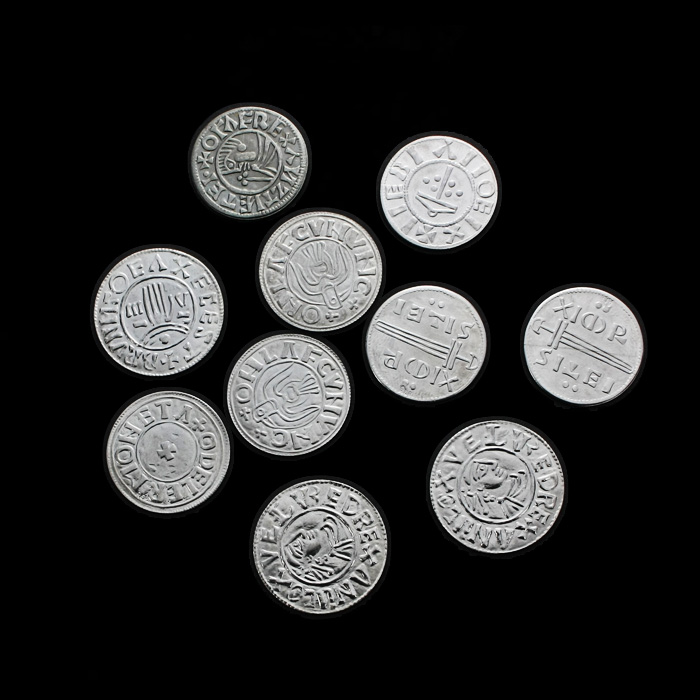
#> input picture Year 02 - 02/Computer Vision/Mid/Work/A02_09_2024_Assignment08_ImageSegment-Contour/coins.jpg, 700 x 700 px
$ jupyter execute 'Lecture 08.ipynb'
#> lines starting #> are read from the running program, lines starting #| are printed output that depends on the picture; after the words box and inside, x2 and y2 are one past the last pixel; in counts of white or black regions, pixels touching at a corner belong together
#### ***Lecture 08***  | Image Segmentation (Distance Transform)

[cell 1]
import cv2
from matplotlib import pyplot as plt
import numpy as np

[cell 2]
# Load Image
img = cv2.imread('coins.jpg')
#> img is the input picture: shape (700, 700, 3); mean B, G, R 41.9, 42.1, 41.9
img = cv2.cvtColor(img, cv2.COLOR_BGR2GRAY)
#> img: shape (700, 700)

plt.imshow(img, cmap='gray')

[cell 3]
# Pre process

# Thresholding
_, img_thr = cv2.threshold(img, 80, 255, cv2.THRESH_BINARY)
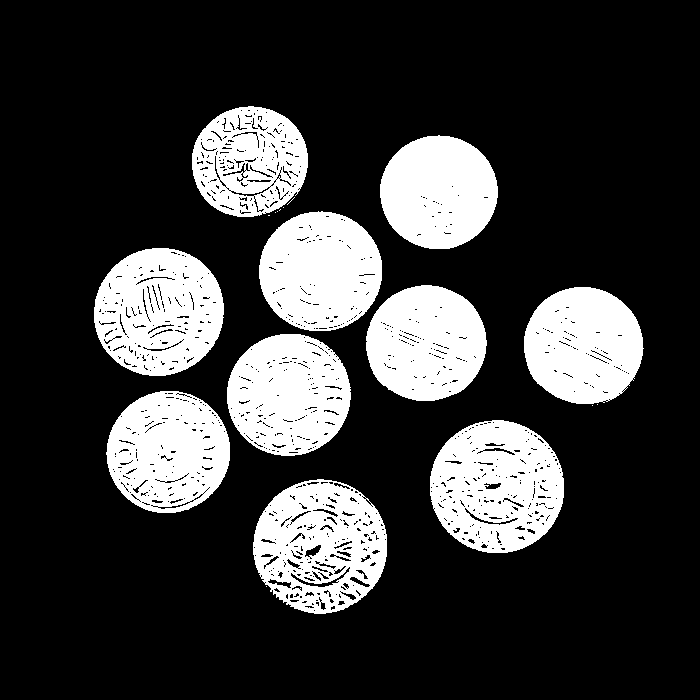
#> img_thr: shape (700, 700); 23% white; 20 white regions (10 under 20 px), largest, box (x1, y1, x2, y2) and area: (430, 420, 564, 553) 13009, (94, 248, 224, 376) 12242, (253, 479, 387, 614) 12078

# Closing
img_closed = cv2.morphologyEx(img_thr, cv2.MORPH_CLOSE,
                              np.ones((3,3), np.uint8),
                              iterations= 3)
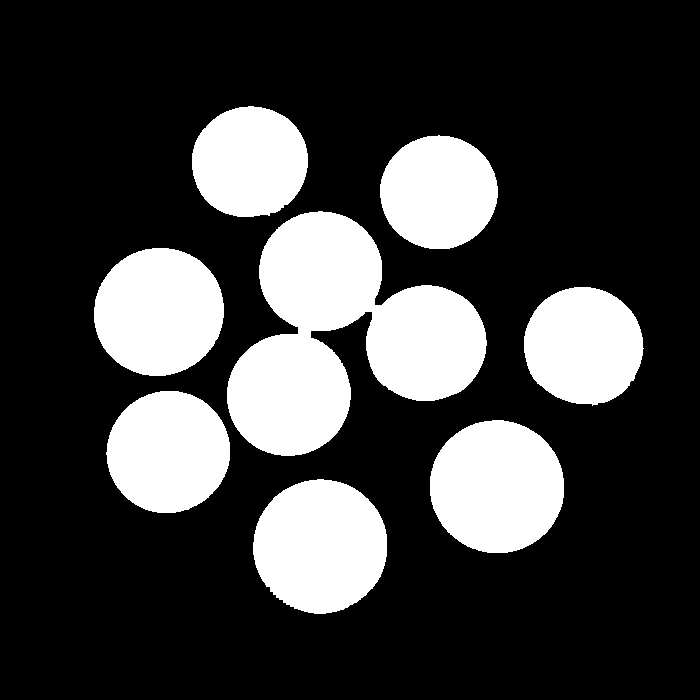
#> img_closed: shape (700, 700); 24.4% white; 8 white regions

[cell 4]
### --- Eucledean ---

# Apply distance transform
# | Image matrix
# | distance calculation method
# | marksize: 3 or 5
dist = cv2.distanceTransform(img_closed, cv2.DIST_L2, 3)
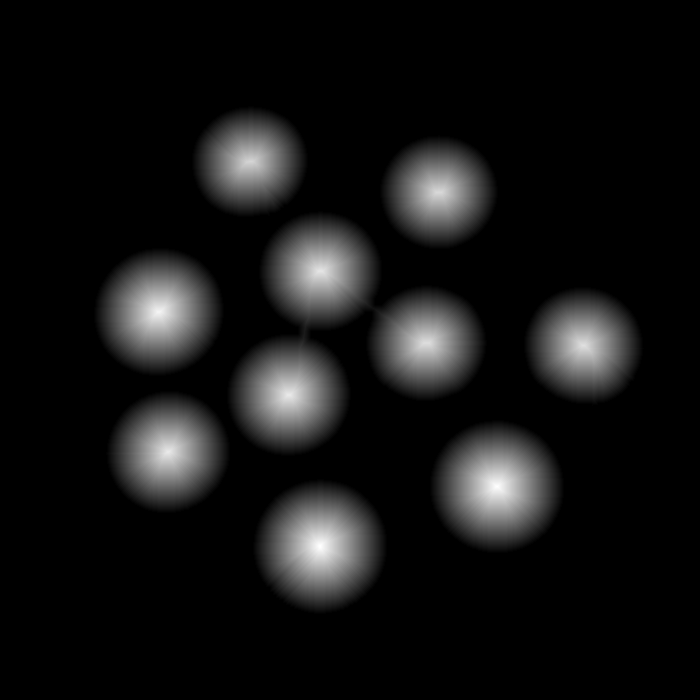
#> dist: shape (700, 700) float32; min 0, max 63.99, mean 5; drawn with min black and max white
cv2.normalize(dist, dist, 0, 1.0, cv2.NORM_MINMAX)

# Display
plt.imshow(dist, cmap='gray')

[cell 5]
### --- City Block ---

dist = cv2.distanceTransform(img_closed, cv2.DIST_L1, 3)
cv2.normalize(dist, dist, 0, 1.0, cv2.NORM_MINMAX)

# Display
plt.imshow(dist, cmap='gray')

[cell 6]
### --- Chess Board ---

dist = cv2.distanceTransform(img_closed, cv2.DIST_C, 3)
cv2.normalize(dist, dist, 0, 1.0, cv2.NORM_MINMAX)

# Display
plt.imshow(dist, cmap='gray')

#### ***Lecture 08***  | Image Segmentation (Image Contour)

[cell 7]
# Load image
img = cv2.imread('gray.bmp')
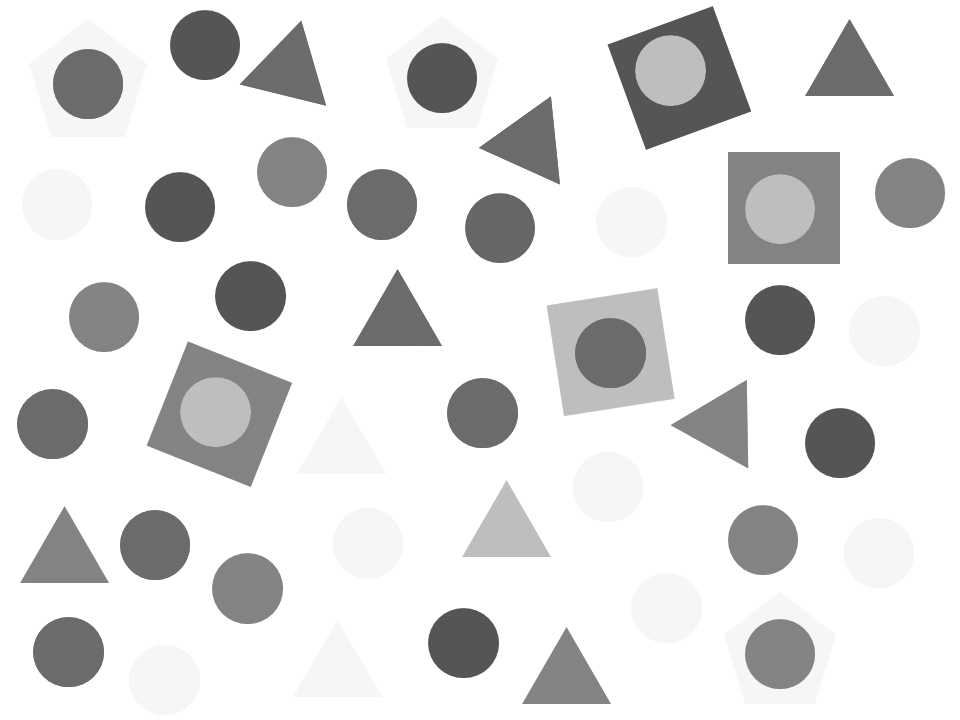
#> input picture Year 02 - 02/Computer Vision/Mid/Work/A02_09_2024_Assignment08_ImageSegment-Contour/gray.bmp, 960 x 720 px
#> img is the input picture: shape (720, 960, 3); min 84, max 255, mean 224.6
img = cv2.cvtColor(img, cv2.COLOR_BGR2GRAY)
#> img: shape (720, 960)
img = cv2.bitwise_not(img)
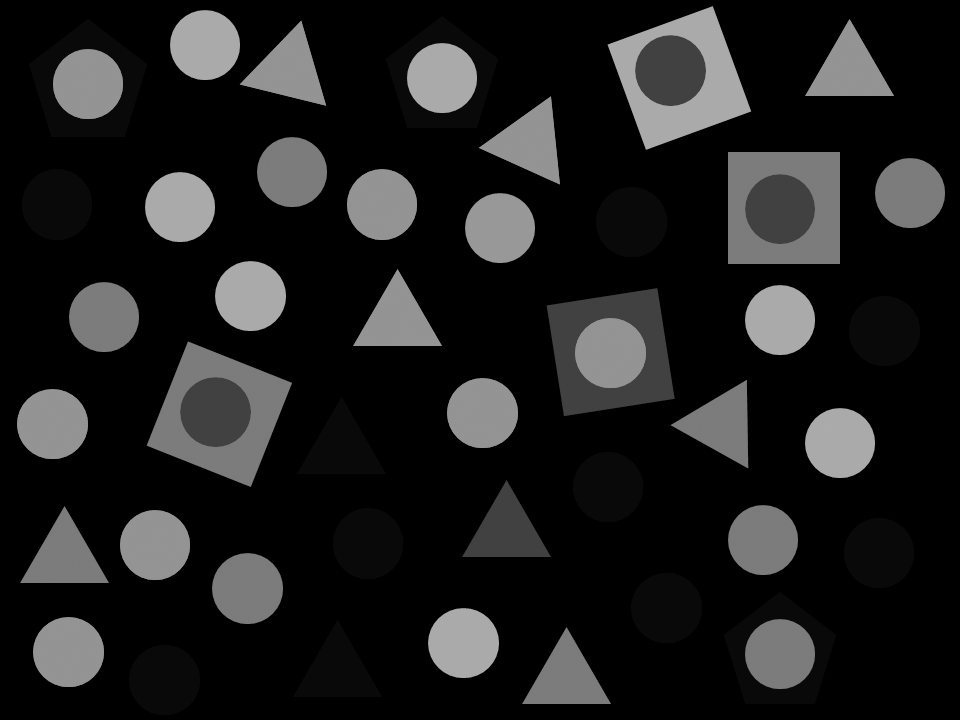
#> img: shape (720, 960); min 0, max 171, mean 30.4

plt.imshow(img, cmap= 'gray')

[cell 8]
### --- Find Contour ---

# findContours(img, hierarchy, method)
# | img: image matrix
# | hierachy: how the bounding is structured (LIST, EXTERNAL, CCOMP, TREE)
# >> LIST: list all
# >> EXTERNAL: get only outer layer
# >> CCOMP: arrange as 2 layer structure
# >> TREE: arrange as tree structure
# | method: calculation (CHAIN_APPROX_NONE, CHAIN_APPROX_SIMPLE)
contours, hierarchy = cv2.findContours(img, cv2.RETR_LIST, cv2.CHAIN_APPROX_SIMPLE)
#> contours = 42 contours; largest, box (x1, y1, x2, y2) and area: (607, 6, 752, 150) 12566, (146, 341, 292, 487) 12564, (546, 288, 675, 416) 12524, (728, 152, 840, 264) 12321, (29, 19, 147, 137) 9591
# OUTPUT
# | contours: list of point on the contour
# | hierarchy: list of structure - [Next, Previous, First_Child, Parent]
#   > Next & Previous: on the same level, if have none return -1
#   > First_Child: if have none return -1
#   > Parent: if have none return -1

# a list of contours will be returned from the function
print(contours)
#> (printed output is left out)

[cell 9]
### --- Draw Contour ---
# Cloned image for drawing
img_contour = cv2.cvtColor(img, cv2.COLOR_GRAY2BGR)

# Draw the received contour - drawContour()
# | image matrix you want to draw on
# | contour array
# | contour index: -1 for all
# | olor
# | thickness
cv2.drawContours(img_contour, contours, -1, (0, 255, 0), 3)

plt.imshow(img_contour)

[cell 10]
### --- Contour parameter ---
cv2.drawContours(img_contour, contours, 20, (0, 0, 255), 10)

# Contour area
Area = cv2.contourArea(contours[20])
#> Area = 12564.5

# Contour size
# | a contour
# | whether the contour is a close loop
ArcLength = cv2.arcLength(contours[20], True)
#> ArcLength = 484.5

img_contour = cv2.putText(img_contour, str(ArcLength), (300, 0), cv2.FONT_HERSHEY_SIMPLEX, 4, (0, 0, 255), 2)
#> img_contour: shape (720, 960, 3); mean B, G, R 26.6, 44.4, 28.5

# Display
print('Area:', Area)
print('ArcLength:', ArcLength)
plt.imshow(img_contour)

[cell 11]
### --- Bounding rectangle ---
img_contour = cv2.cvtColor(img, cv2.COLOR_GRAY2BGR)

# Get straight rectangle - boundingRect(contour)
# | return x, y, width, height
x, y, w, h = cv2.boundingRect(contours[20])
#> x = 146; y = 341; w = 146; h = 146

# Draw rectangle
# | image matrix
# | starting position
# | ending position
# | color
# | thickness
cv2.rectangle(img_contour, (x, y), (x+w, y+h), (0, 255, 0), 5)


# Get smallest rectangle - minAreaRect(contour)
# return corner points of the rectangle
rect = cv2.minAreaRect(contours[20])
#> rect = ((218.9, 413.7), (113, 113.1), -68.34)

# Convert to np int, drawing does not support floating points
box = cv2.boxPoints(rect)
#> box = [[250.6, 487.1], [145.5, 445.4], [187.2, 340.3], [292.3, 382.1]]
box = np.int_(box)
#> box = [[250, 487], [145, 445], [187, 340], [292, 382]]

# Draw rectangle
cv2.drawContours(img_contour, [box], 0, (0, 0, 255), 5)

# Display
plt.imshow(img_contour)

[cell 12]
### --- Bounding Shapes ---
img_contour = cv2.cvtColor(img, cv2.COLOR_GRAY2BGR)

## Circle
(x, y), radius = cv2.minEnclosingCircle(contours[20])
#> x = 218.8; y = 413.6; radius = 79.25
ct = (int(x), int(y))
#> ct = (218, 413)
radius = int(radius)
#> radius = 79
cv2.circle(img_contour, ct, radius, (0,255,0), 5)

## Ellipse
ellipse = cv2.fitEllipse(contours[20])
#> ellipse = ((218.6, 413.6), (132.3, 132.4), 85.06)
cv2.ellipse(img_contour, ellipse, (0,0,255), 5)

## Line
# Gets shape of image
rows, cols = img_contour.shape[:2]
#> rows = 720; cols = 960

# Get line parameter - fitLine()
# Return 4 parameter
# | vx: The x-component of the normalized vector (direction) collinear to the line.
# | vy: The y-component of the normalized vector (direction) collinear to the line.
# | x: The x-coordinate of a point on the line.
# | y: The y-coordinate of a point on the line.\
[vx, vy, x, y] = cv2.fitLine(contours[20], cv2.DIST_L2, 0, 0.01, 0.01)
#> vx = [0.908]; vy = [-0.419]; x = [218.4]; y = [413.5]

# Create line parmeter
lefty= int(((-x*vy/vx) +y))
#> lefty = 514
righty= int((((cols-x)*vy/vx)+y))
#> righty = 71

# Draw line
cv2.line(img_contour, (cols-1, righty), (0, lefty), (255, 0, 0), 5)
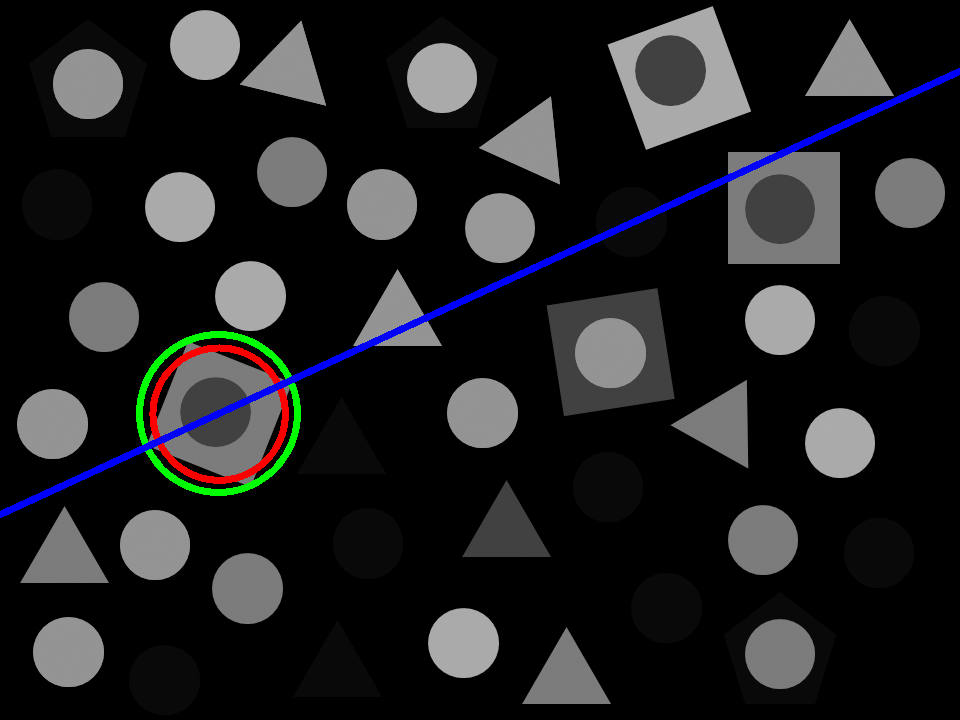
#> img_contour: shape (720, 960, 3); mean B, G, R 32.6, 31.2, 31

# Display
plt.imshow(img_contour)
